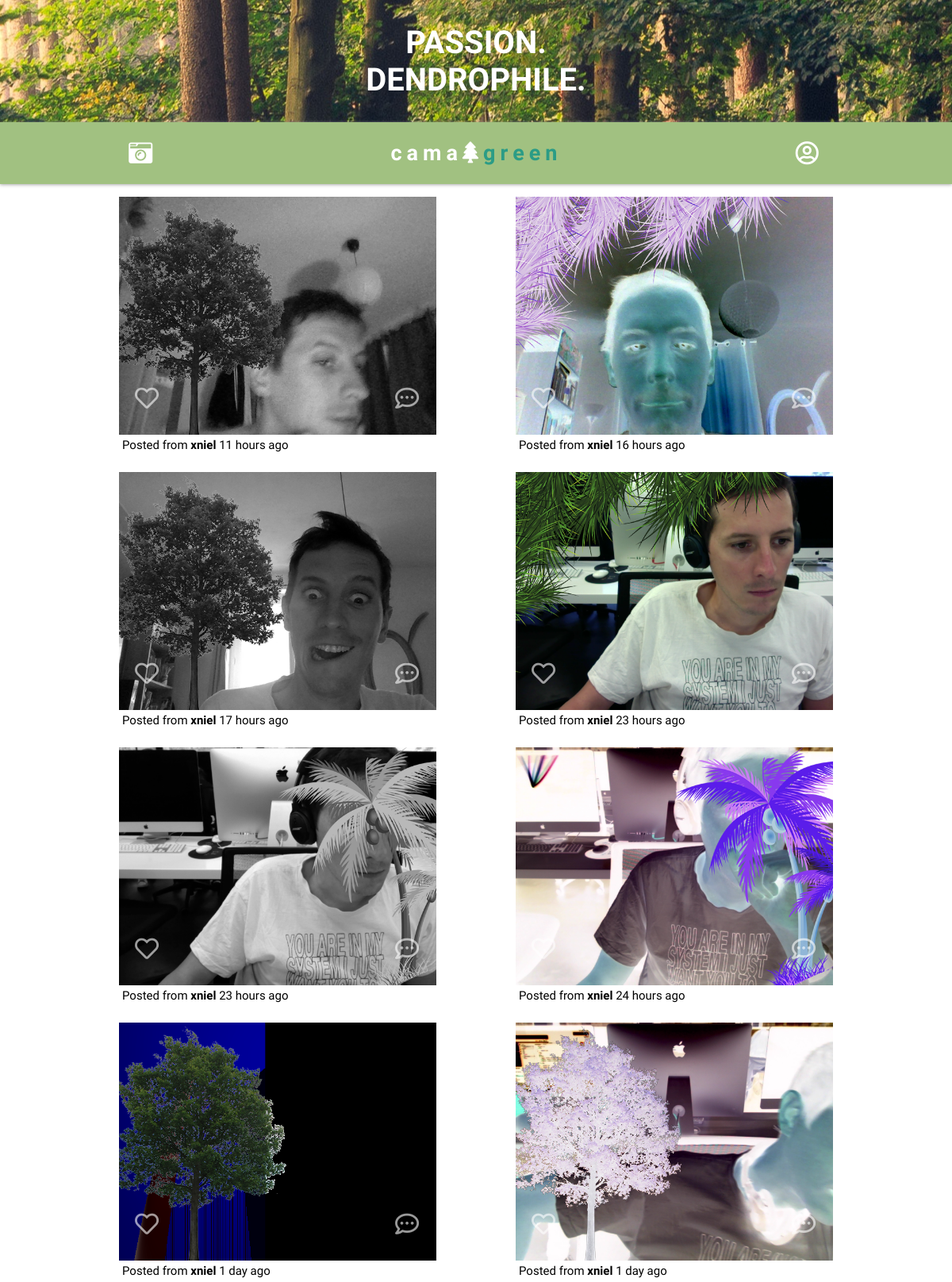
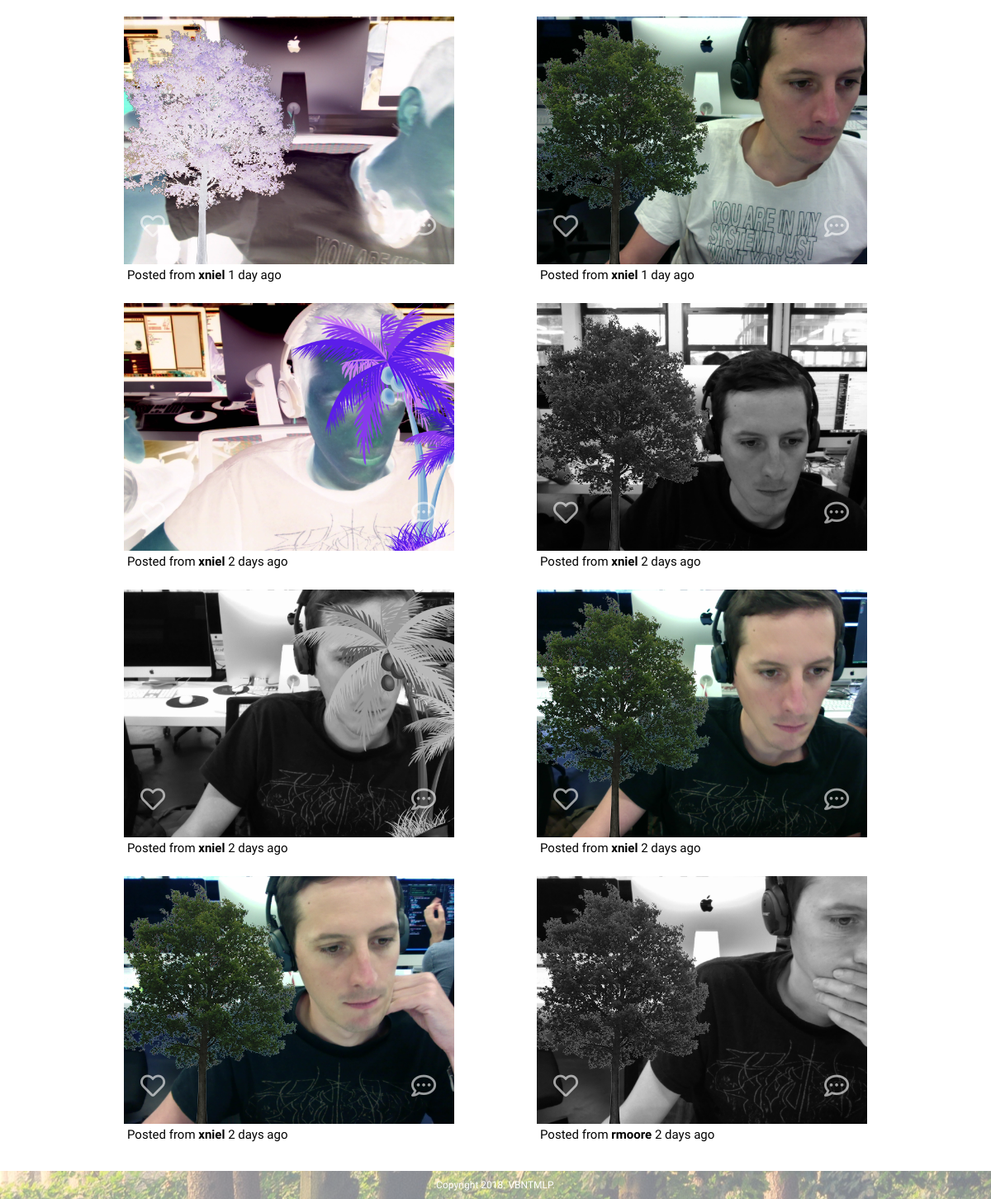
The page / on the database its author committed (2 pictures, top to bottom).
### tables this page shows
CREATE TABLE `photos` (
  `id_photo` int(3) NOT NULL,
  `id_user` varchar(20) NOT NULL,
  `link` varchar(2083) NOT NULL,
  `date` timestamp NOT NULL DEFAULT CURRENT_TIMESTAMP
);

CREATE TABLE `users` (
  `id_user` int(11) NOT NULL,
  `fullname` text NOT NULL,
  `mail` text NOT NULL,
  `login` text NOT NULL,
  `password` text NOT NULL,
  `active` int(2) NOT NULL,
  `code` varchar(128) NOT NULL
);

### model/photosmanager.php (called while the page is built, shortened)
<?php
class photosManager extends dbConfig {
	public function getAllPhotos() {
		$db = parent::dbConnect();
		$rows = $db->query('SELECT photos.id_photo, photos.link, photos.date, users.login FROM photos INNER JOIN users ON photos.id_user = users.id_user ORDER BY photos.date DESC LIMIT 20');
		$results = $rows->fetchAll(PDO::FETCH_ASSOC);
		return $results;
	}
}

### helpers/timeago.php (called while the page is built, shortened)
<?php
function get_timeago($ptime)
{
    $estimate_time = time() - $ptime;
    $condition = array(
                12 * 30 * 24 * 60 * 60  =>  'year',
                30 * 24 * 60 * 60       =>  'month',
                24 * 60 * 60            =>  'day',
                60 * 60                 =>  'hour',
                60                      =>  'minute',
                1                       =>  'second'
    );
    foreach($condition as $secs => $str)
    {
        $d = $estimate_time/$secs;
        if ($d >= 1)
        {
            $r = round($d);
            return $r . ' ' . $str . ( $r > 1 ? 's' : '' ) . ' ago';
        }
    }
}
?>

### view/viewphotos.php (the view, shortened to what this page needs)
<?php
require_once('helpers/timeago.php');
function displayPhotos($array) {
	foreach ($array as $line) {
?>
	<div id='image_post'>
		<div class='img_data'><img src=' <?= $line['link'] ?> '>
			<div class='heart_layer'>
				<?php
					if (isset($_SESSION['user'])) {
						$test = new photosManager();
						$like = $test->isLiked($line['id_photo'], $_SESSION['user']);
						if ($like == 1)
							echo "<a href='?dislike=".$line['id_photo']."' class='heart_icon liked'><i class='fas fa-heart'></i></a>";
						else
							echo "<a href='?like=".$line['id_photo']."' class='heart_icon'><i class='far fa-heart'></i></a>";
						echo "<a href='?action=comment&id=".$line['id_photo']."' class='comments_icon'><i class='far fa-comment-dots'></i></a>";
					} else {
						?>
						<a href='?action=login' class='heart_icon'><i class='far fa-heart'></i></a>
						<a href='?action=login' class='comments_icon'><i class='far fa-comment-dots'></i></a>
						<?php
					}
				?>
			</div>
		</div>
		<p id='img_info'>Posted from <b><?= htmlspecialchars($line['login']) ?></b>
		<?= get_timeago(strtotime($line['date'])); ?></p>
	</div>
<?php
	}
}
?>

### index.php (shortened to what this page needs)
<?php
	require_once('controller/controller.php');
?>
<!DOCTYPE html>
<html>
<head>
	<link rel="stylesheet" type="text/css" href="public/css/style.css">
	<link rel="stylesheet" href="https://use.fontawesome.com/releases/v5.1.0/css/all.css">
</head>
<body>
	<div id="page">
		<div class="top-container">
		<h1 id="header_text">PASSION.<br>DENDROPHILE.</h1>
		</div>
		<div class="header" id="stickyHeader">
			<ul class="navbar">
				<a href="?action=add" class="navlink"><i class="fas fa-camera-retro"></i></a>
				<i class="camagru_title"><a href="index.php" class="camagru_title"><i class="fas fa-tree"></i><span class="gru"></a></span></i>
				<a href="?action=userpage" class="navlink"><i class="far fa-user-circle"></i></a>
			</ul>
		</div>
		<div class="content">
			<?php $controller = new Controller();
			$controller->loadModel(); ?>
		</div>
		<div class="footer">
			Copyright 2018. VBNTMLP.
		</div>
	</div>
</body>
</html>

### controller/controller.php (shortened to what this page needs)
<?php
class Controller {
    public function loadModel()
    {
        if (!isset($_GET['action']) && empty($_GET['action'])) {
            require('model/photosmanager.php');
            require('view/viewphotos.php');
            $db = new photosManager();
            $photos = $db->getAllPhotos();
            displayPhotos($photos);
        }
    }
}
?>

### public/css/style.css (style rules this page uses)
* { box-sizing: border-box; margin: 0; padding: 0; }
body { margin: 0; font-family: 'Quicksand', sans-serif; font-weight: 400; font-size: 15px; max-width: 100%; width: 100%; }
.top-container { background-color: #ffffff; padding: 30px; max-width:100vw; color: #ffffff; text-align: center; font-size: 20px; background-image: url("../img/forest.jpg"); background-position: center; }
.header { padding-top: 8px; padding-bottom: 8px; max-width:100vw; background: #a1c181; font-family: 'Quicksand', sans-serif; font-weight: 400; font-size: 15px; color: #eee; letter-spacing: 6px; box-shadow: 0px 1px 4px #aaa; overflow: hidden; }
.navbar { display: flex; justify-content: space-around; padding: 0px; max-width:100vw; max-width: 100%; overflow: hidden; z-index: 5; padding: 15px; }
.gru { color: #2b9c86; }
.navbar i.camagru_title { font-family: 'Quicksand', sans-serif; font-weight: 700; font-size: 27px; font-style: normal; align-self: center; }
.camagru_title, .camagru_title:active { text-decoration: none; color: white; }
.navbar i { padding-top: 0px; padding-bottom: 0px; align-self: center; }
.navlink { color: white; align-self: center; }
.fa-camera-retro, .fa-user-circle, .fa-sign-out-alt { font-size: 30px; align-self: center; }
#page { min-height: 100vh; display: flex; flex-direction: column; }
@media screen and (min-width: 450px) { #image_post { width: 400px; } }
@media screen and (min-width: 450px) { #image_post .img_data { max-width: 400px; height: auto; } }
@media screen and (min-width: 450px) { #image_post .img_data img { max-width: 400px; height: auto; } }
@media screen and (min-width: 450px) { .content { margin: auto; padding-top: 16px; padding-bottom: 0px; max-width: 1000px; display: flex; flex-wrap: wrap; flex-direction: row; justify-content: space-around; align-items: flex-end; min-height: 100%; } }
@media screen and (min-width: 450px) { .navbar i.camagru_title::before { content: "cama"; } }
@media screen and (min-width: 450px) { .navbar i.camagru_title span::after { content: "green"; } }
@media screen and (min-width: 450px) { .heart_icon, .comments_icon { font-size: 30px; } }
#image_post { margin-bottom: 25px; }
#image_post .img_data { position: relative; margin: 0px; padding: 0px; }
#image_post .img_data img { margin: 0px; padding: 0px; }
#img_info { margin-left: 4px; }
.heart_icon { color: white; left: 5%; top: 78%; opacity: 0.6; position: absolute; }
.comments_icon { color: white; top: 78%; left: 87%; opacity: 0.6; position: absolute; }
.footer { color: #ffffff; text-align: center; padding: 10px; margin-top: 10px; opacity: 0.5; font-size: 12px; background-image: url("../img/forest.jpg"); background-position: center; max-width: 100vw; }

### rows shown on the page
photos: link (picture), id_user.login "xniel", date "11 hours ago"
photos: link (picture), id_user.login "xniel", date "16 hours ago"
photos: link (picture), id_user.login "xniel", date "17 hours ago"
photos: link (picture), id_user.login "xniel", date "23 hours ago"
photos: link (picture), id_user.login "xniel", date "23 hours ago"
photos: link (picture), id_user.login "xniel", date "24 hours ago"
photos: link (picture), id_user.login "xniel", date "1 day ago"
photos: link (picture), id_user.login "xniel", date "1 day ago"
photos: link (picture), id_user.login "xniel", date "1 day ago"
photos: link (picture), id_user.login "xniel", date "1 day ago"
photos: link (picture), id_user.login "xniel", date "2 days ago"
photos: link (picture), id_user.login "xniel", date "2 days ago"
photos: link (picture), id_user.login "xniel", date "2 days ago"
photos: link (picture), id_user.login "xniel", date "2 days ago"
photos: link (picture), id_user.login "xniel", date "2 days ago"
photos: link (picture), id_user.login "rmoore", date "2 days ago"
